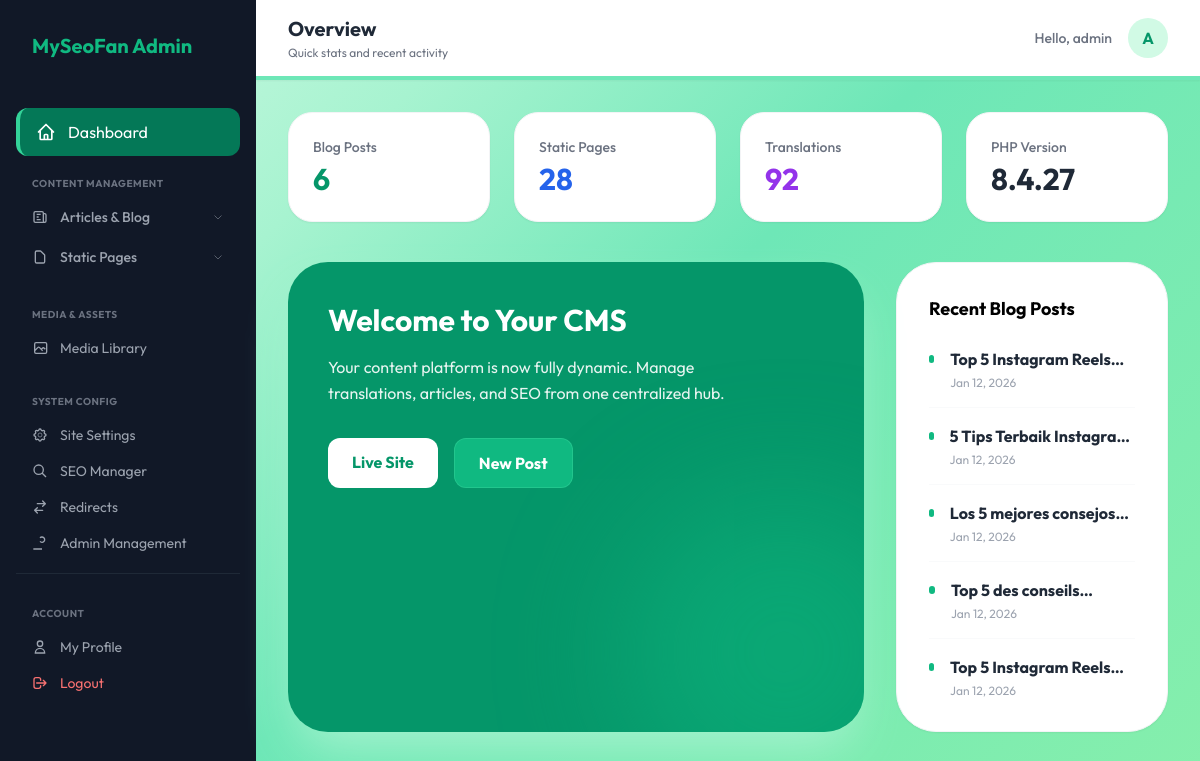
Page /admin/dashboard.php (signed in) on the committed database.
### tables this page shows
CREATE TABLE blog_posts (id INTEGER PRIMARY KEY AUTOINCREMENT, title TEXT, slug TEXT UNIQUE, content TEXT, thumbnail TEXT, lang_code TEXT DEFAULT 'en', meta_title TEXT, meta_description TEXT, created_at DATETIME DEFAULT CURRENT_TIMESTAMP, category TEXT DEFAULT 'General', translation_group TEXT, status TEXT DEFAULT 'published', tags TEXT DEFAULT '');

### admin/dashboard.php (the view, shortened to what this page needs)
<?php
require_once '../includes/db.php';
$postCount = $pdo->query("SELECT COUNT(*) FROM blog_posts")->fetchColumn();
$pageCount = $pdo->query("SELECT COUNT(*) FROM pages")->fetchColumn();
$transCount = $pdo->query("SELECT COUNT(*) FROM translations")->fetchColumn();
$recentPosts = $pdo->query("SELECT title, created_at FROM blog_posts ORDER BY created_at DESC LIMIT 5")->fetchAll();
?>
<!DOCTYPE html>
<html lang="en">
<head>
    <script src="https://cdn.tailwindcss.com"></script>
</head>
<body class="flex">
    <?php include 'includes/sidebar.php'; ?>
    <main class="flex-1 min-h-screen">
        <header class="bg-white border-b-4 border-emerald-300 px-8 h-20 flex items-center justify-between shadow-sm">
            <div>
                <h3 class="text-xl font-bold text-gray-800">Overview</h3>
                <p class="text-xs text-gray-500 mt-0.5">Quick stats and recent activity</p>
            </div>
            <div class="flex items-center gap-4">
                <span class="text-sm font-medium text-gray-500">Hello,
                    <?php echo htmlspecialchars($_SESSION['username']); ?>
                </span>
                <div
                    class="w-10 h-10 bg-emerald-100 text-emerald-600 rounded-full flex items-center justify-center font-bold">
                    A</div>
            </div>
        </header>
        <div class="p-8">
            <div class="grid grid-cols-1 md:grid-cols-4 gap-6 mb-10">
                <div class="bg-white p-6 rounded-3xl shadow-sm border border-gray-100">
                    <p class="text-sm text-gray-500 font-medium mb-1">Blog Posts</p>
                    <h4 class="text-3xl font-bold text-emerald-600"><?php echo $postCount; ?></h4>
                </div>
                <div class="bg-white p-6 rounded-3xl shadow-sm border border-gray-100">
                    <p class="text-sm text-gray-500 font-medium mb-1">Static Pages</p>
                    <h4 class="text-3xl font-bold text-blue-600"><?php echo $pageCount; ?></h4>
                </div>
                <div class="bg-white p-6 rounded-3xl shadow-sm border border-gray-100">
                    <p class="text-sm text-gray-500 font-medium mb-1">Translations</p>
                    <h4 class="text-3xl font-bold text-purple-600"><?php echo $transCount; ?></h4>
                </div>
                <div class="bg-white p-6 rounded-3xl shadow-sm border border-gray-100">
                    <p class="text-sm text-gray-500 font-medium mb-1">PHP Version</p>
                    <h4 class="text-3xl font-bold text-gray-800"><?php echo phpversion(); ?></h4>
                </div>
            </div>
            <div class="grid md:grid-cols-3 gap-8 mb-10">
                <div
                    class="md:col-span-2 bg-emerald-600 rounded-[2.5rem] p-10 text-white relative overflow-hidden shadow-2xl shadow-emerald-200">
                    <div class="relative z-10">
                        <h2 class="text-3xl font-bold mb-4">Welcome to Your CMS</h2>
                        <p class="opacity-90 leading-relaxed max-w-md">
                            Your content platform is now fully dynamic. Manage translations, articles, and SEO from one
                            centralized hub.
                        </p>
                        <div class="flex gap-4 mt-8">
                            <a href="../index.php" target="_blank"
                                class="px-6 py-3 bg-white text-emerald-600 rounded-xl font-bold hover:bg-gray-100 transition-all">
                                Live Site
                            </a>
                            <a href="blog.php?action=add"
                                class="px-6 py-3 bg-emerald-500 text-white rounded-xl font-bold hover:bg-emerald-400 transition-all border border-emerald-400/50">
                                New Post
                            </a>
                        </div>
                    </div>
                    <div
                        class="absolute -right-20 -bottom-20 w-80 h-80 bg-emerald-500 rounded-full opacity-50 blur-3xl">
                    </div>
                </div>
                <div class="bg-white p-8 rounded-[2.5rem] shadow-sm border border-gray-100">
                    <h4 class="text-lg font-bold mb-6">Recent Blog Posts</h4>
                    <div class="space-y-4">
                        <?php foreach ($recentPosts as $p): ?>
                            <div class="flex items-start gap-4 pb-4 border-b border-gray-50 last:border-0 last:pb-0">
                                <div class="w-2 h-2 mt-2 bg-emerald-500 rounded-full"></div>
                                <div>
                                    <p class="font-bold text-gray-800 line-clamp-1">
                                        <?php echo htmlspecialchars($p['title']); ?>
                                    </p>
                                    <p class="text-xs text-gray-400 mt-1">
                                        <?php echo date('M d, Y', strtotime($p['created_at'])); ?>
                                    </p>
                                </div>
                            </div>
                        <?php endforeach; ?>
                    </div>
                </div>
            </div>
        </div>
    </main>
</body>
</html>

### admin/dashboard.php (style rules this page uses)
body { font-family: 'Outfit', sans-serif; background: linear-gradient(135deg, #d1fae5 0%, #a7f3d0 25%, #6ee7b7 50%, #86efac 100%); min-height: 100vh; }

### rows in the picture
blog_posts: title "Top 5 Instagram…", created_at "Jan 12, 2026"
blog_posts: title "5 Tips Terbaik…", created_at "Jan 12, 2026"
blog_posts: title "Los 5 mejores…", created_at "Jan 12, 2026"
blog_posts: title "Top 5 des…", created_at "Jan 12, 2026"
blog_posts: title "Top 5 Instagram…", created_at "Jan 12, 2026"

### other values in the picture
$_SESSION['username'] "admin"
$postCount "6"
$pageCount "28"
$transCount "92"
phpversion() "8.4.27"
